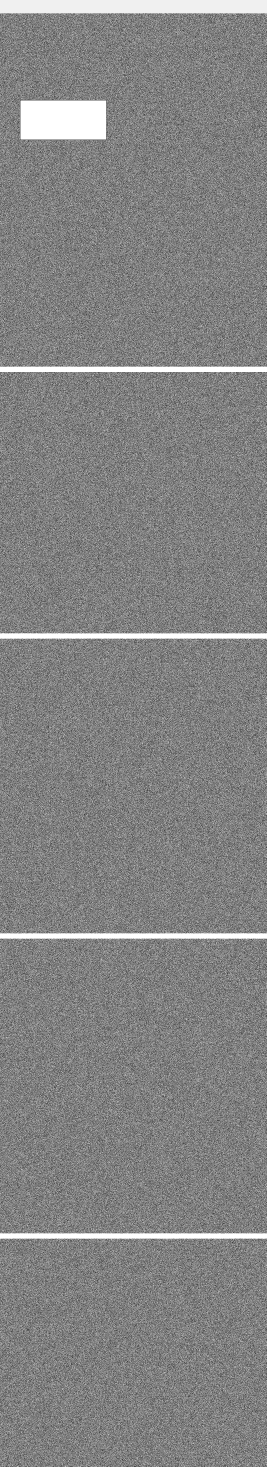
#> input picture samples/sample_strip.png, 800 x 4400 px (shown at 1/3 size); its folder holds only this picture in this run
$ python -i panels_opencv.py   (imports and definitions only)
#> lines starting #> are read from the running program, lines starting #| are printed output that depends on the picture; after the words box and inside, x2 and y2 are one past the last pixel; in counts of white or black regions, pixels touching at a corner belong together
#> further down, picture is the input picture: shape (4400, 800); min 0, max 255, mean 131
# adapters/panels_opencv.py
"""OpenCV panel detection adapter (BUILD decision, offline, CPU-only).

Why not plain Otsu thresholding: on a white-gutter page the gutter is the
bright background, so "bright = background" works. On a dark/full-bleed page
the gutter is the DARKEST thing in the image, so Otsu inverts the mask and
merges all panels into one blob. This adapter therefore estimates the gutter
colour from the image border (median of the outer 8px frame) and builds the
content mask as "distance from border colour", which works for both gutter
polarities and never crops panel content.
"""
from __future__ import annotations

import hashlib
import json
import re
from pathlib import Path

import cv2
import numpy as np

from .schemas import (
    SCHEMA_VERSION,
    BBox,
    Meta,
    Panel,
    PanelsArtifact,
)


class PanelsError(RuntimeError):
    pass


def _sha256(path: Path) -> str:
    return hashlib.sha256(path.read_bytes()).hexdigest()


# [4 lines left out: function _config_hash, not called in this run]


def _natural_sort_key(name: str) -> list[str | int]:
    return [int(t) if t.isdigit() else t.lower()
            for t in re.split(r"(\d+)", name)]


def detect_panels(gray: np.ndarray, *, tol: int = 28,
                  min_area_frac: float = 0.02,
                  reading_order: str = "top_to_bottom") -> list[tuple[int, int, int, int]]:
    """Return (x, y, w, h) boxes sorted in reading order."""
#> called with tol = 28, min_area_frac = 0.02, reading_order = 'top_to_bottom'
    h, w = gray.shape
#> h = 4400; w = 800
    frame = np.concatenate([
        gray[:8].ravel(), gray[-8:].ravel(),
        gray[:, :8].ravel(), gray[:, -8:].ravel(),
    ])
    border = int(np.median(frame))
#> border = 137
    mask = (np.abs(gray.astype(np.int16) - border) > tol).astype(np.uint8) * 255
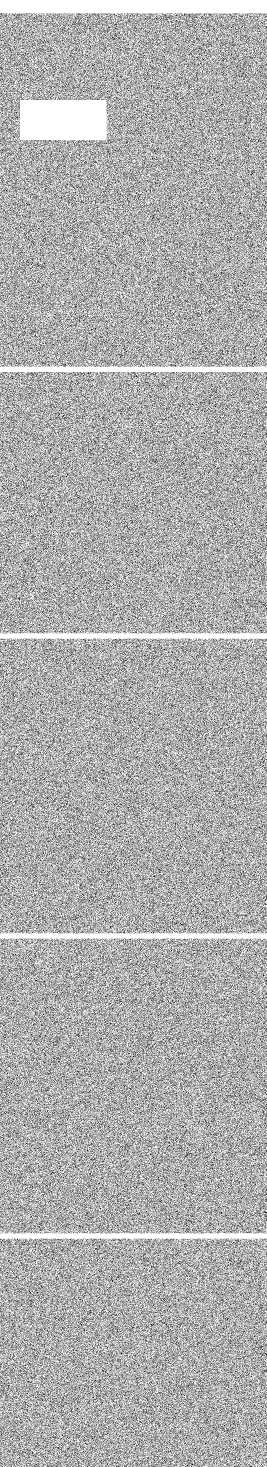
#> mask: shape (4400, 800) (shown at 1/3 size); 68.5% white; black in thin lines or dots
    opened = cv2.morphologyEx(mask, cv2.MORPH_OPEN, np.ones((3, 3), np.uint8))
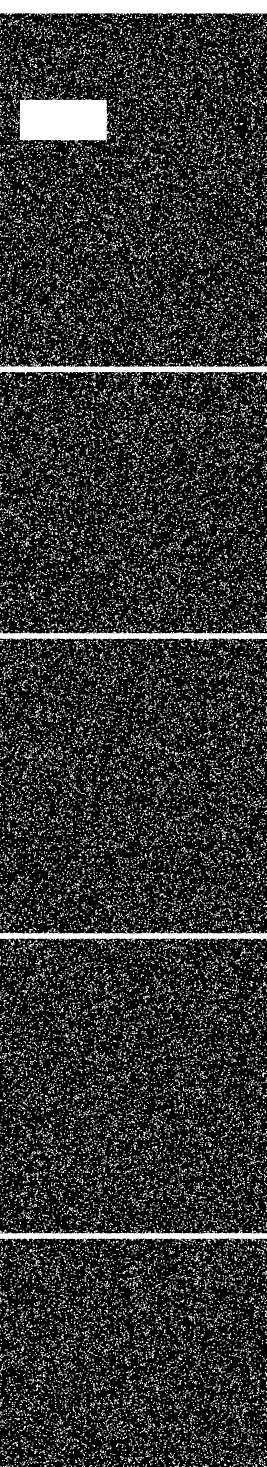
#> opened: shape (4400, 800) (shown at 1/3 size); 18.3% white; 32571 white regions (25107 under 20 px), largest, box (x1, y1, x2, y2) and area: (0, 0, 800, 47) 32739, (56, 294, 329, 428) 31907, (0, 3687, 800, 3728) 14782
    closed = cv2.morphologyEx(opened, cv2.MORPH_CLOSE,
                              np.ones((9, 9), np.uint8))
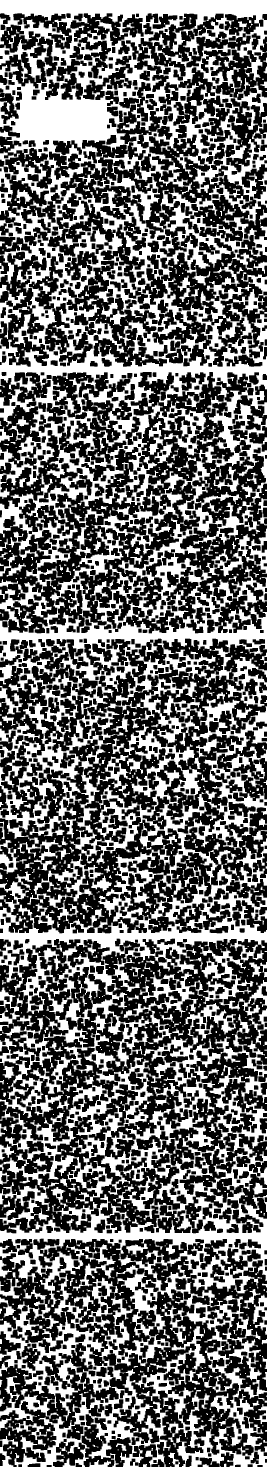
#> closed: shape (4400, 800) (shown at 1/3 size); 42.3% white; 1199 white regions (681 under 20 px)
    contours, _ = cv2.findContours(closed, cv2.RETR_EXTERNAL,
                                   cv2.CHAIN_APPROX_SIMPLE)
#> contours = 660 contours, 419 with area under 20; largest, box (x1, y1, x2, y2) and area: (0, 0, 800, 4400) 2489846, (371, 2916, 609, 3054) 10282, (0, 854, 88, 1017) 3811, (53, 2512, 185, 2612) 2600, (758, 3884, 800, 4004) 2370
    boxes: list[tuple[int, int, int, int]] = []
    for c in contours:
        x, y, bw, bh = cv2.boundingRect(c)
        if bw * bh < min_area_frac * w * h:
            continue
        boxes.append((x, y, bw, bh))
#> this loop made 660 passes
#> (c, x, y, bw, bh) on passes 1, 2, 6: ([[511, 4398], [511, 4399], [513, 4399], [513, 4398]], 511, 4398, 3, 2), ([[475, 4395], [475, 4399], [477, 4399], [477, 4395]], 475, 4395, 3, 5), ([[507, 4389], [507, 4391], [509, 4391], [509, 4389]], 507, 4389, 3, 3)
#> after the loop, boxes = [(0, 0, 800, 4400)]
    if reading_order == "right_to_left_rows":
        boxes = _order_rows(boxes, right_to_left=True)
    else:
#> (the run stopped early here; a loop or call above may not have finished)
